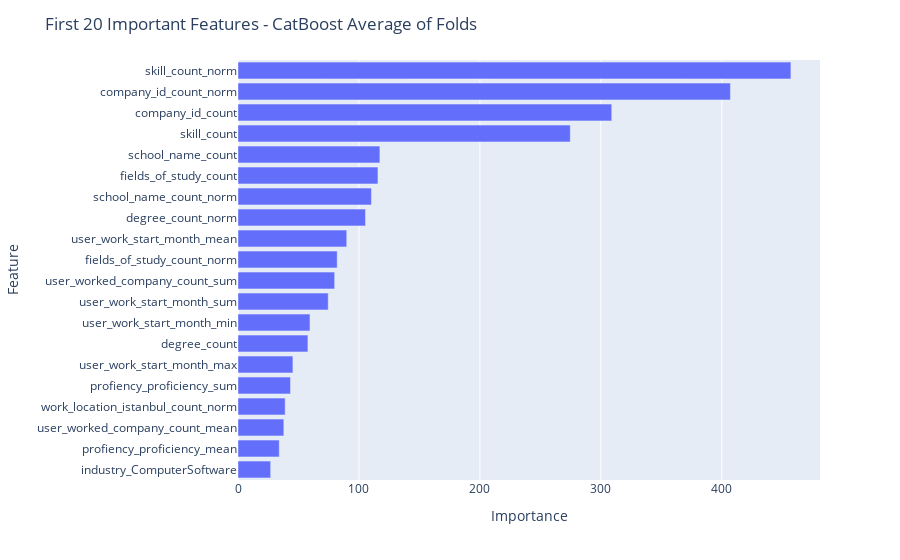

Notebook cell for this chart:
### Code cell
test = pd.read_csv("./test_user_lang_work_skill.csv")
test = test.merge(education_ce_test_agg, on="user_id", how="left")
test.drop(columns=["user_id"],inplace=True)

models = encode_test(education_ce_train_agg)
model_preds = [model.predict(test) for model in models]
model_preds

### Figure 1 — Plotly figure (JSON) as saved in the notebook; plotly's stock layout.template omitted (floating-point values rounded to 4 significant figures)
{"data": [{"alignmentgroup": "True", "hovertemplate": "Importance=%{x}<br>Feature=%{y}<extra></extra>", "legendgroup": "", "marker": {"color": "#636efa", "pattern": {"shape": ""}}, "name": "", "offsetgroup": "", "orientation": "h", "showlegend": false, "textposition": "auto", "type": "bar", "x": [27, 34.1, 37.9, 39, 43.4, 45.4, 57.8, 59.5, 74.6, 79.9, 82, 89.9, 105.4, 110.3, 115.7, 117.3, 274.7, 309, 407.1, 457.1], "xaxis": "x", "y": ["industry_ComputerSoftware", "profiency_proficiency_mean", "user_worked_company_count_mean", "work_location_istanbul_count_norm", "profiency_proficiency_sum", "user_work_start_month_max", "degree_count", "user_work_start_month_min", "user_work_start_month_sum", "user_worked_company_count_sum", "fields_of_study_count_norm", "user_work_start_month_mean", "degree_count_norm", "school_name_count_norm", "fields_of_study_count", "school_name_count", "skill_count", "company_id_count", "company_id_count_norm", "skill_count_norm"], "yaxis": "y"}], "layout": {"barmode": "relative", "legend": {"tracegroupgap": 0}, "margin": {"t": 60}, "title": {"text": "First 20 Important Features - CatBoost Average of Folds"}, "xaxis": {"anchor": "y", "domain": [0, 1], "title": {"text": "Importance"}}, "yaxis": {"anchor": "x", "domain": [0, 1], "title": {"text": "Feature"}}}}
